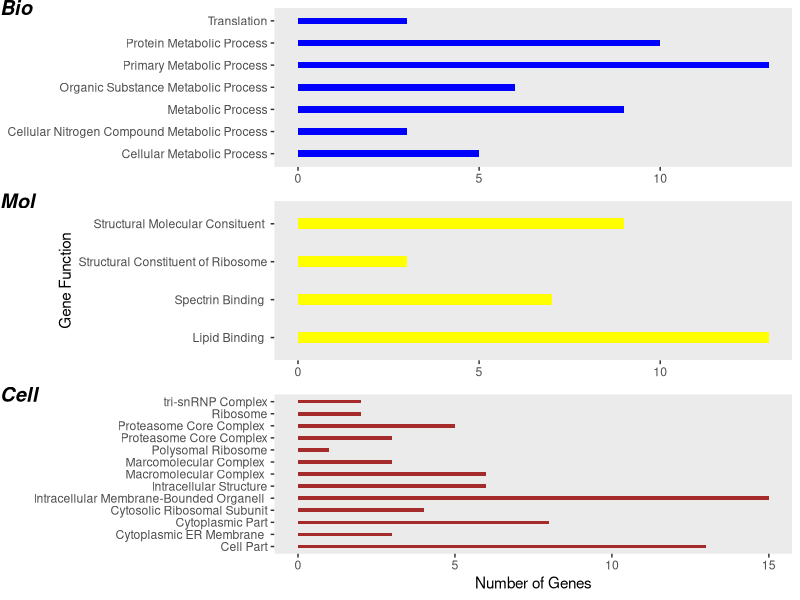

The R source for this figure:
## ---- chunk 1
#Install Packages For Analysis 
install.packages("ggplot2")
install.packages("tidyr")
install.packages("dplyr")
install.packages("tidyverse")
install.packages("ggpubr")
install.packages("patchwork")
install.packages("egg")
library(ggplot2)
library(tidyr)
library(dplyr)
library(ggpubr)
library(patchwork)
library(egg)

## ---- chunk 2
#Reading CSV file, Subsetting, and Merging Data for GO analysis 
gene_onto= read.csv("gene_ontology_dat.csv", fileEncoding = "UTF-8-BOM", header = T)

## ---- chunk 3

#Data visulization
dim(gene_onto)
ls(gene_onto)
View(gene_onto)

## ---- chunk 4
#Subsetting Data Based on Ontology Function 
gene_onto_subset= subset(gene_onto,select= c(EntrezID,Gene.Ontology,Function))
gene_onto_group= gene_onto_subset %>% group_by(Gene.Ontology)
GroupCount=gene_onto_group %>%
  count(Function)
GroupCount_Split=split(GroupCount, GroupCount$Gene.Ontology)
Biological=GroupCount_Split$Biological
Molecular=GroupCount_Split$Molecular
Cellular=GroupCount_Split$Cellular
## ---- chunk 5
#Gene Ontology BarPlot
Bio=ggplot(data= Biological,aes(x=n, y=Function))+
  geom_bar(stat="identity",width = 0.3, fill="Blue")+
  ylab(NULL)+
  xlab(NULL)+
  theme(panel.grid.major = element_blank(), panel.grid.minor = element_blank())
Mol=ggplot(data= Molecular,aes(x=n, y=Function))+
  geom_bar(stat="identity", width= 0.3,  fill="Yellow")+
  ylab("Gene Function")+
  xlab(NULL)+
  theme(panel.grid.major = element_blank(), panel.grid.minor = element_blank())
Cell=ggplot(data= Cellular,aes(x=n, y=Function))+
  geom_bar(stat="identity", width = 0.3, fill="Brown")+
  ylab(NULL)+
  xlab("Number of Genes")+
  theme(panel.grid.major = element_blank(), panel.grid.minor = element_blank())

ggarrange(Bio, Mol, Cell,
          labels = c("Bio","Mol","Cell"),
          ncol = 1, nrow = 3)
